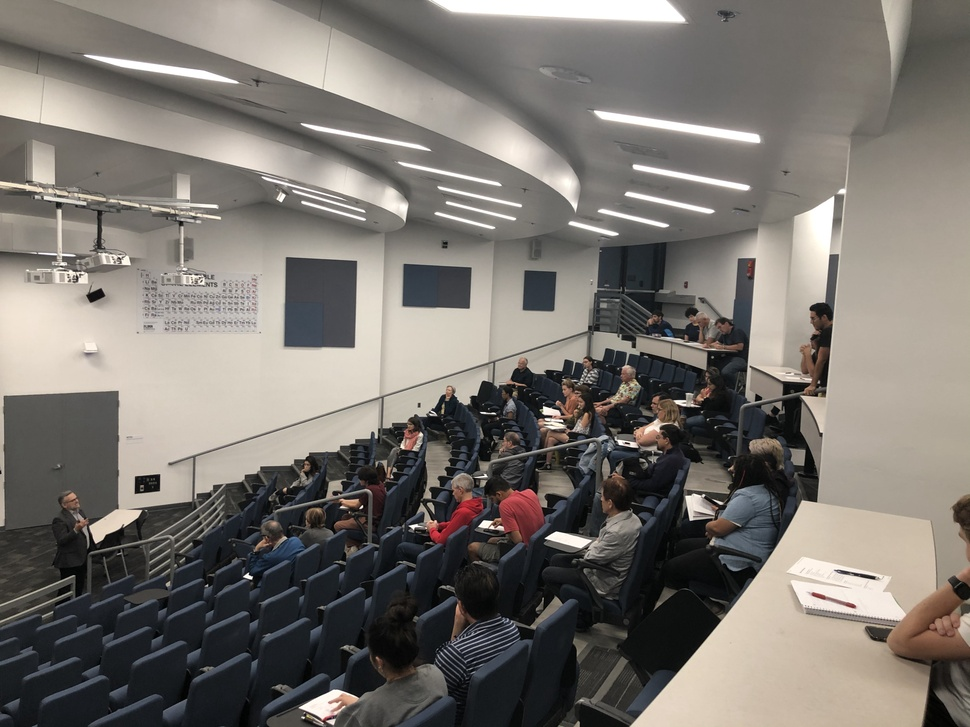
#> input picture images/gallery/DZ1.jpg, 970 x 727 px, shrunk from 4032 x 3024 before the run; its folder holds only this picture in this run
$ python gallery.py
#> lines starting #> are read from the running program, lines starting #| are printed output that depends on the picture
#!/usr/bin/env python3

'''
This script takes all images in the images/gallery/ folder and
puts them into them into the press.html code nicely formatted.
It ignores all files that contain "Gallery" as this name is
reserved for the final cropped images. Works with most filetypes,
but it will let you know when there is a file that doesn't work.
'''

# Packages
import os
import sys
from PIL import Image

# Path to gallery
gallerypath = 'images/gallery/'

# HTML file
htmlsection = '<!-- Gallery -->\n'

# Remove pesky mac files
if os.path.exists(gallerypath + '.DS_Store'): os.remove(gallerypath + '.DS_Store')

# Iterate over images in gallery that are not final products
for i,impath in enumerate([x for x in os.listdir(gallerypath) if (not 'Gallery' in x)]):

    # Load Photo
    try:
        img = Image.open(gallerypath+impath)
#> img is the input picture: PIL image 970x727 RGB; mean R, G, B 121, 116.3, 110.8
    except:
        print('Unable to load',gallerypath+impath,'.')
        print('Please ensure that this is an image file.')
        print('Note, not all image formats are supported.')
        print('If this is an image, please convert to JPG or PNG.')
        sys.exit(1)

    # Crop photo
    size = min(img.size)
#> size = 727
    width, height = img.size
#> width = 970; height = 727
    img = img.crop(((width-size)/2,(height-size)/2,(width+size)/2,(height+size)/2))
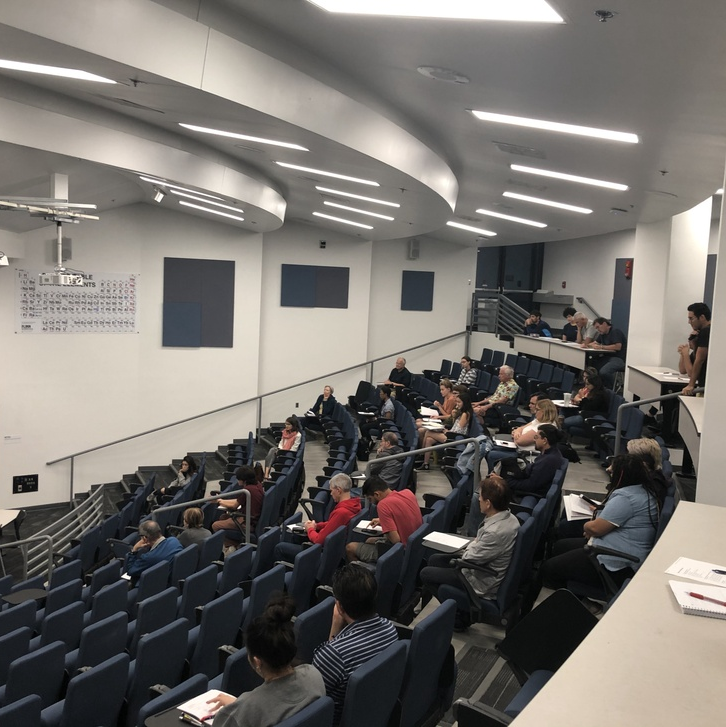
#> img: PIL image 726x727 RGB; mean R, G, B 115.8, 111.9, 107.6

    # Save photo
    imname = gallerypath+'Gallery'+str(i)+'.jpeg'
    img.save(imname,format='JPEG')

    # HTML addition
    htmlsection += '\t'*11 + '<div class="col-4"><span class="image fit"><a href="' + imname + '" target="_blank"><img src="' + imname + '" alt="" /></a></span></div>\n'

# Open and edit press html
#> (the run stopped early here; a loop or call above may not have finished)
